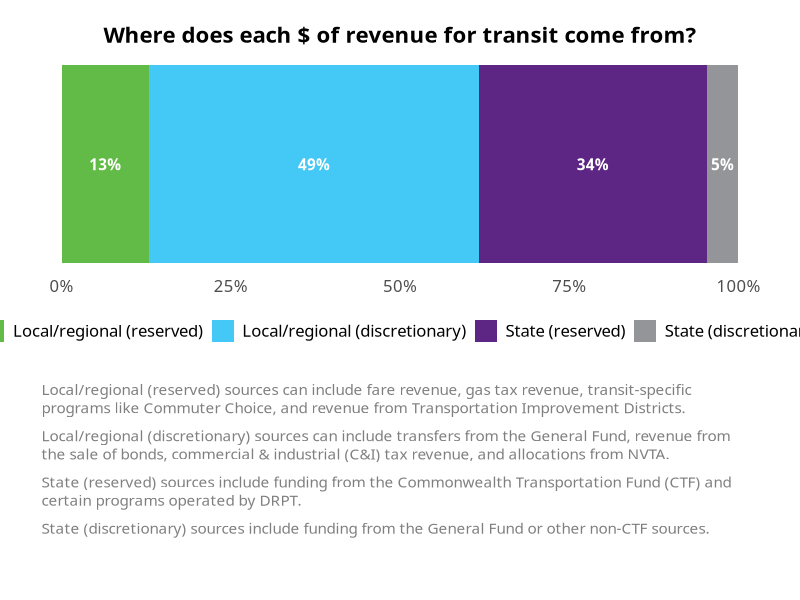

Generate this figure with R: (Note: this script raises an error after producing the figure.)
# install.packages("ggplot2")
# install.packages("here")
# install.packages("dplyr")
# install.packages("scales")
# install.packages("ggtext")

rm(list=ls())

library(ggplot2)
library(here)
library(dplyr)
library(scales)
library(ggtext) # For element_textbox_simple
library(systemfonts) # Add this package

# Set up directory
here::i_am("transit-dollar/scripts/script.R")

# Read data
dt <- read.csv(here("transit-dollar", "data", "rev_src.csv"))

# Reverse order for proper stacking in horizontal bar
dt$revenue_source <- factor(dt$revenue_source, 
                           levels = rev(c("Local/regional (reserved)", 
                                      "Local/regional (discretionary)",
                                      "State (reserved)",
                                      "State (discretionary)")))

# Format percentages
dt$percent_label <- paste0(round(dt$percent * 100), "%")

# Set custom colors with named vector
revenue_colors <- c(
  "Local/regional (reserved)" = "#62bb46",
  "Local/regional (discretionary)" = "#44c8f5",
  "State (reserved)" = "#5d2684",
  "State (discretionary)" = "#939598"
)


# Define explanatory text for below the chart
explanation_text <- "Local/regional (reserved) sources can include fare revenue, gas tax revenue, transit-specific programs like Commuter Choice, and revenue from Transportation Improvement Districts.

\n\n  Local/regional (discretionary) sources can include transfers from the General Fund, revenue from the sale of bonds, commercial & industrial (C&I) tax revenue, and allocations from NVTA.

\n\n  State (reserved) sources include funding from the Commonwealth Transportation Fund (CTF) and certain programs operated by DRPT.

\n\n  State (discretionary) sources include funding from the General Fund or other non-CTF sources."

# Create plot with the caption set up for proper wrapping
p <- ggplot(dt, aes(x = 1, y = percent, fill = revenue_source)) +
  geom_bar(stat = "identity", width = 0.5, position = position_stack()) +
  coord_flip() +
  scale_fill_manual(values = revenue_colors, 
                    guide = guide_legend(reverse = TRUE)) +
  scale_x_continuous(labels = NULL, breaks = NULL) +
  scale_y_continuous(labels = percent_format(), limits = c(0, 1)) +
  labs(
    title = "Where does each $ of revenue for transit come from?",
    x = NULL,
    y = NULL,
    fill = NULL,
    caption = explanation_text
  ) +
  geom_text(
    aes(label = percent_label),
    position = position_stack(vjust = 0.5),
    color = "white",
    fontface = "bold",
    family="Avenir Next"
  ) +
  theme_minimal() +
  theme(
    plot.title = element_text(family="Avenir Next", size = 16, face = "bold", hjust = 0.5),
    legend.position = "bottom",
    legend.box = "horizontal",
    plot.margin = margin(t = 20, r = 20, b = 20, l = 20),
    axis.text.x = element_text(size = 12, family = "Avenir Next"),
    legend.text = element_text(size = 12, family = "Avenir Next"),
    # Textbox for auto-wrapping caption
    plot.caption = element_textbox_simple(
      family="Avenir Next",
      size = 11,
      color = "grey50",
      margin = margin(t = 15, b = 15),
      lineheight = 1.2,
      hjust = 0,
      halign = 0,
      width = unit(1, "npc"),
      padding = margin(10, 10, 10, 10),
      fill = NA
    ),
    panel.grid.major = element_blank(),
    panel.grid.minor = element_blank()
  )

# Print the plot
print(p)

# Save with automatic caption wrapping
ggsave(here("transit-dollar", "output", "revenue_stacked_bar_6_9.png"), p, 
        width = 9, height = 6, dpi = 300, bg = 'white')